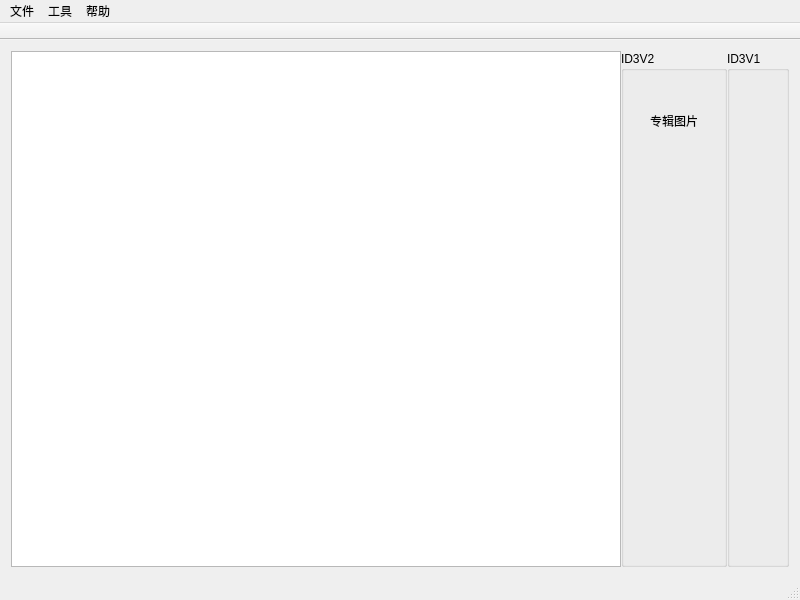
<?xml version="1.0" encoding="UTF-8"?>
<ui version="4.0">
 <class>MainWindow</class>
 <widget class="QMainWindow" name="MainWindow">
  <property name="geometry">
   <rect>
    <x>0</x>
    <y>0</y>
    <width>800</width>
    <height>600</height>
   </rect>
  </property>
  <property name="acceptDrops">
   <bool>true</bool>
  </property>
  <property name="windowTitle">
   <string>Mp3Tag</string>
  </property>
  <property name="windowIcon">
   <iconset resource="res.qrc">
    <normaloff>:/icon.svg</normaloff>:/icon.svg</iconset>
  </property>
  <widget class="QWidget" name="centralWidget">
   <layout class="QVBoxLayout" name="verticalLayout">
    <item>
     <layout class="QHBoxLayout" name="horizontalLayout">
      <property name="spacing">
       <number>0</number>
      </property>
      <item>
       <widget class="QTextBrowser" name="textBrowser"/>
      </item>
      <item>
       <widget class="QGroupBox" name="groupBox2">
        <property name="title">
         <string>ID3V2</string>
        </property>
        <layout class="QVBoxLayout" name="verticalLayout_6">
         <property name="spacing">
          <number>0</number>
         </property>
         <property name="leftMargin">
          <number>0</number>
         </property>
         <property name="topMargin">
          <number>0</number>
         </property>
         <property name="rightMargin">
          <number>0</number>
         </property>
         <property name="bottomMargin">
          <number>0</number>
         </property>
         <item>
          <layout class="QVBoxLayout" name="verticalLayout3">
           <property name="spacing">
            <number>0</number>
           </property>
           <item>
            <widget class="QLabel" name="label">
             <property name="minimumSize">
              <size>
               <width>100</width>
               <height>100</height>
              </size>
             </property>
             <property name="acceptDrops">
              <bool>true</bool>
             </property>
             <property name="text">
              <string>专辑图片</string>
             </property>
             <property name="alignment">
              <set>Qt::AlignCenter</set>
             </property>
            </widget>
           </item>
           <item>
            <layout class="QVBoxLayout" name="verticalLayout2"/>
           </item>
          </layout>
         </item>
         <item>
          <spacer name="verticalSpacer">
           <property name="orientation">
            <enum>Qt::Vertical</enum>
           </property>
           <property name="sizeHint" stdset="0">
            <size>
             <width>20</width>
             <height>40</height>
            </size>
           </property>
          </spacer>
         </item>
        </layout>
       </widget>
      </item>
      <item>
       <widget class="QGroupBox" name="groupBox1">
        <property name="title">
         <string>ID3V1</string>
        </property>
        <layout class="QVBoxLayout" name="verticalLayout_4">
         <property name="spacing">
          <number>0</number>
         </property>
         <property name="leftMargin">
          <number>0</number>
         </property>
         <property name="topMargin">
          <number>0</number>
         </property>
         <property name="rightMargin">
          <number>0</number>
         </property>
         <property name="bottomMargin">
          <number>0</number>
         </property>
         <item>
          <layout class="QVBoxLayout" name="verticalLayout1">
           <property name="spacing">
            <number>0</number>
           </property>
          </layout>
         </item>
        </layout>
       </widget>
      </item>
      <item>
       <layout class="QVBoxLayout" name="verticalLayout_5">
        <property name="spacing">
         <number>0</number>
        </property>
       </layout>
      </item>
     </layout>
    </item>
   </layout>
  </widget>
  <widget class="QMenuBar" name="menuBar">
   <property name="geometry">
    <rect>
     <x>0</x>
     <y>0</y>
     <width>800</width>
     <height>24</height>
    </rect>
   </property>
   <widget class="QMenu" name="menu">
    <property name="title">
     <string>文件</string>
    </property>
    <addaction name="action_open"/>
    <addaction name="action_quit"/>
   </widget>
   <widget class="QMenu" name="menu_2">
    <property name="title">
     <string>帮助</string>
    </property>
    <addaction name="action_about"/>
   </widget>
   <widget class="QMenu" name="menu_3">
    <property name="title">
     <string>工具</string>
    </property>
    <widget class="QMenu" name="menu_codecs">
     <property name="title">
      <string>编码</string>
     </property>
    </widget>
    <addaction name="menu_codecs"/>
   </widget>
   <addaction name="menu"/>
   <addaction name="menu_3"/>
   <addaction name="menu_2"/>
  </widget>
  <widget class="QStatusBar" name="statusBar"/>
  <widget class="QToolBar" name="toolBar">
   <property name="windowTitle">
    <string>toolBar</string>
   </property>
   <property name="movable">
    <bool>false</bool>
   </property>
   <attribute name="toolBarArea">
    <enum>TopToolBarArea</enum>
   </attribute>
   <attribute name="toolBarBreak">
    <bool>false</bool>
   </attribute>
  </widget>
  <action name="action_open">
   <property name="text">
    <string>打开</string>
   </property>
   <property name="shortcut">
    <string>Ctrl+O</string>
   </property>
  </action>
  <action name="action_quit">
   <property name="text">
    <string>退出</string>
   </property>
   <property name="shortcut">
    <string>Ctrl+Q</string>
   </property>
  </action>
  <action name="action_about">
   <property name="text">
    <string>关于</string>
   </property>
   <property name="shortcut">
    <string>F1</string>
   </property>
  </action>
 </widget>
 <layoutdefault spacing="6" margin="11"/>
 <resources>
  <include location="res.qrc"/>
 </resources>
 <connections/>
</ui>
